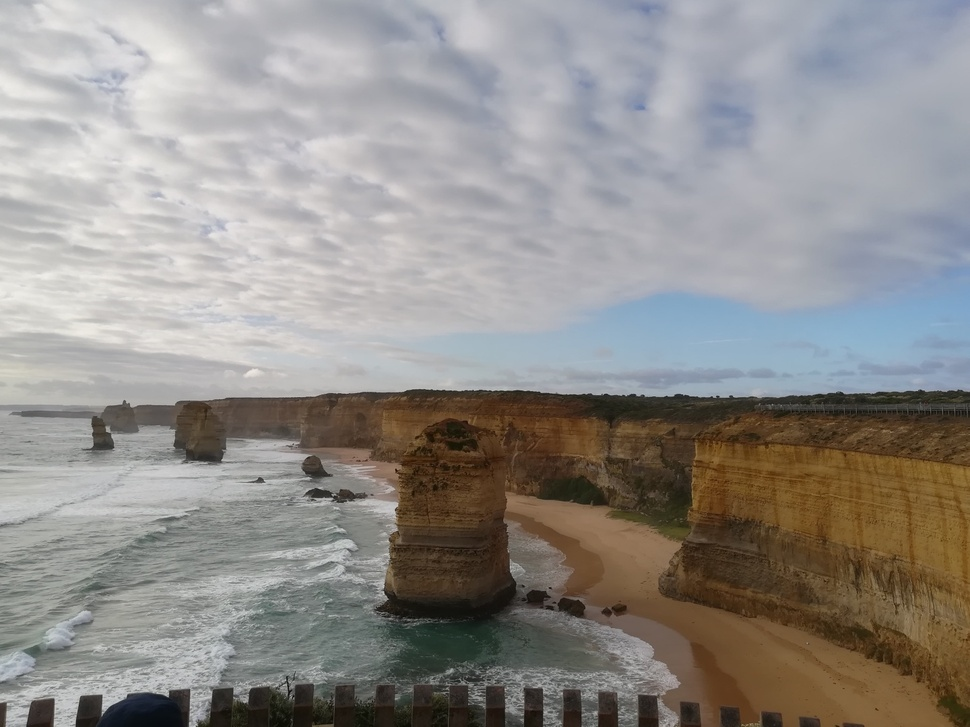
%> input picture lab/wavelets_compression_and_panorama/images/P1.jpg, 970 x 727 px, shrunk from 1440 x 1080 before the run
$ octave panorama.m   (GNU Octave 9; MATLAB toolbox functions it lacks are replaced by stand-ins)
%> lines starting %> are read from the running program, lines starting %| are printed output that depends on the picture
% load and normalization
A1 = im2double(imread('images/P1.jpg'));
A2 = im2double(imread('images/P2.jpg'));
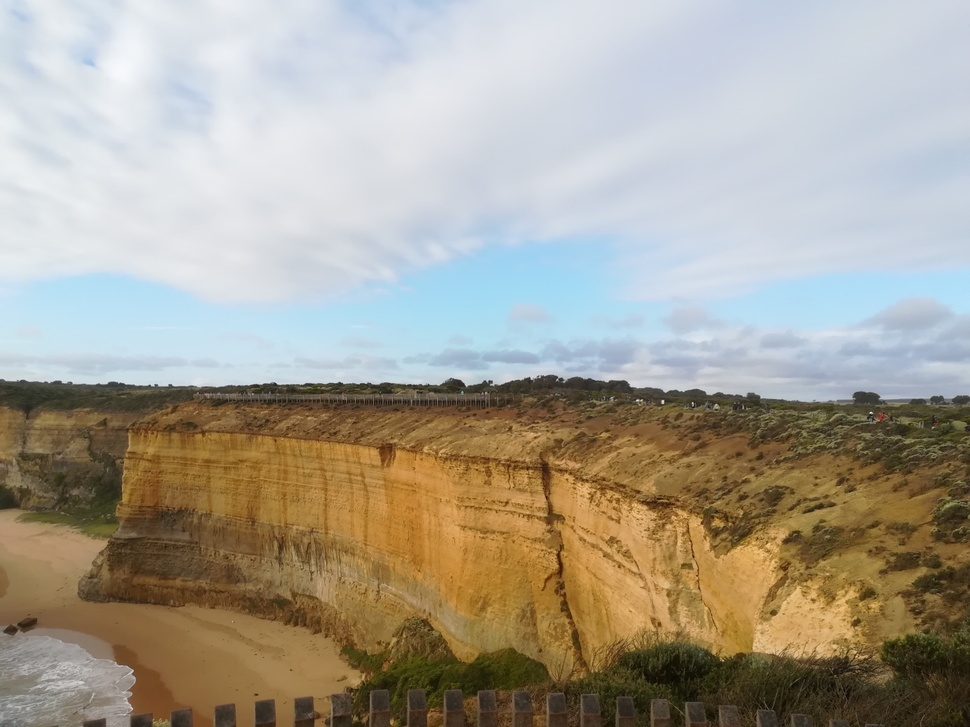
%> input picture lab/wavelets_compression_and_panorama/images/P2.jpg, 970 x 727 px, shrunk from 1440 x 1080 before the run
A1 = imadjust(A1, stretchlim(A1));
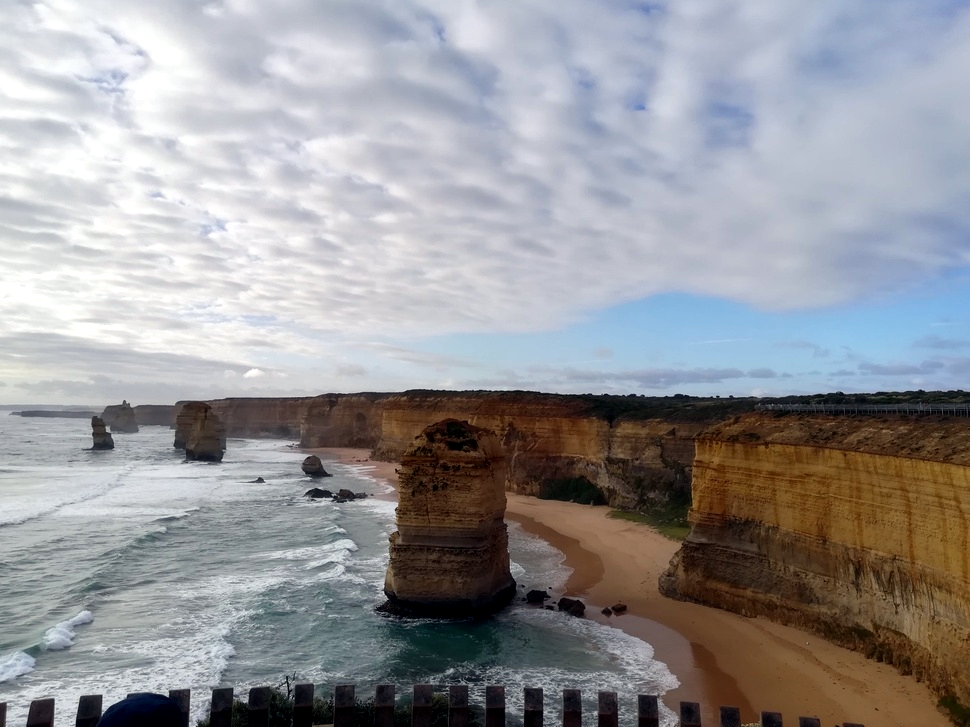
%> A1: size 727x970x3 double; mean R, G, B 0.592, 0.59, 0.602
A2 = imadjust(A2, stretchlim(A2));
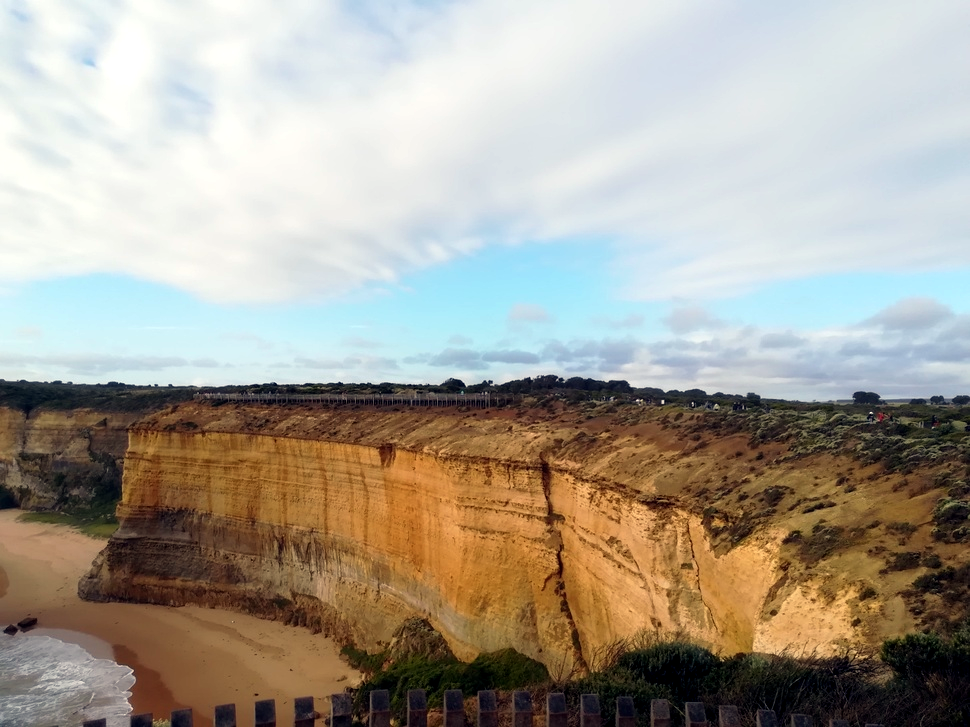
%> A2: size 727x970x3 double; mean R, G, B 0.661, 0.634, 0.589
figure, imshow([A1, A2])
%> after `imshow([A1, A2])`:
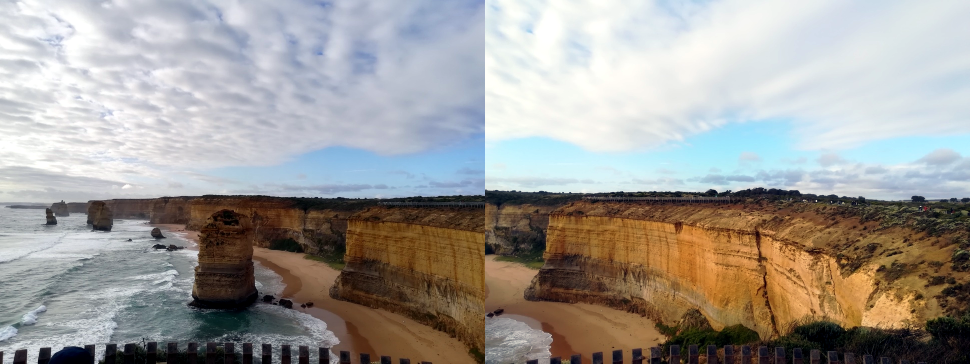
%> displayed picture: size 727x1940x3, on the screen's scale of 0 to 255 (shown at 1/2 size); mean R, G, B 159.9, 156.2, 151.8
% overlapping pieces, grayscale
[M, N, ~] = size(A1);
%> M = 727; N = 970
D = N / 2;
%> D = 485
B1 = rgb2gray(A1(:, D+1:end, :));
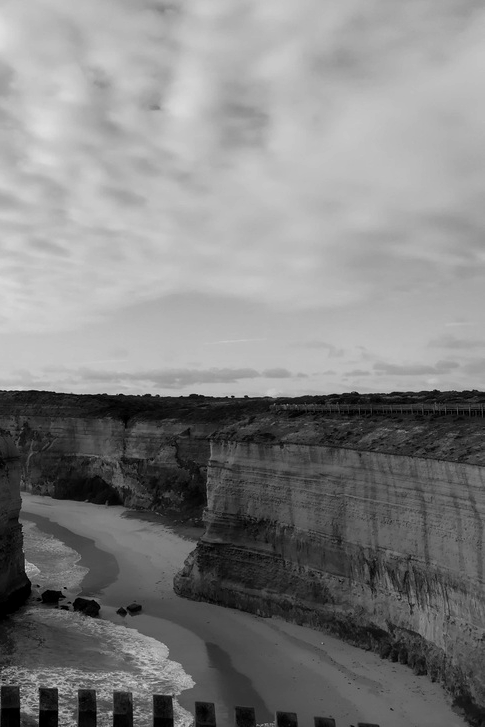
%> B1: size 727x485 double; min 0, max 0.873, mean 0.51
B2 = rgb2gray(A2(:, 1:D, :));
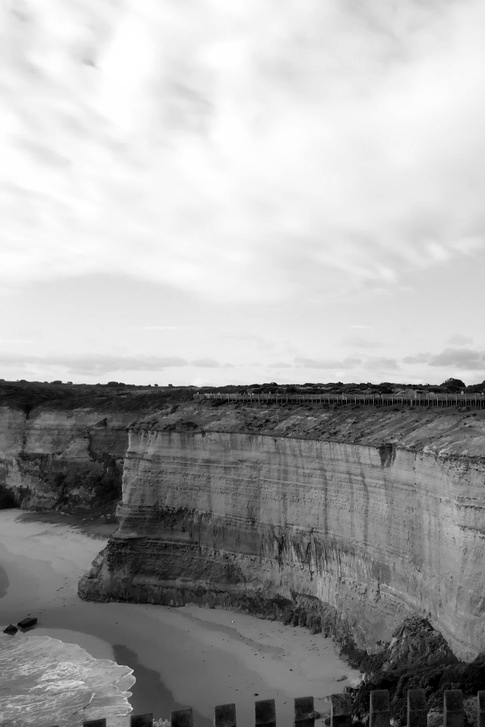
%> B2: size 727x485 double; min 0, max 1, mean 0.657
% initial estimation with phase correlation
%> (the run ends here)
